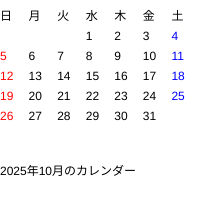
Frame 1 (no input)
Frame 60 (no input): identical to frame 1, image omitted
Frame 120 (the mouse pressed at the canvas centre since frame 60): identical to frame 1, image omitted

The p5.js sketch that drew this single still picture (run headless with seeded random() and noise() and a simulated clock; from frame 60 on, the mouse is pressed at the canvas centre):

// p5.js sketch
// ── sketch.js
// カレンダーを描画しよう
let year = 2025
let month = 10
function setup(){
  
  createCanvas(200, 200);
  drawCalendar(2025, 10);
  createButton("←").mousePressed(prevMonth);
  createButton("→").mousePressed(nextMonth);
}
function draw(){
  background(255);
  drawCalendar(year,month);
  fill(0)
  text(year+'年'+month+'月のカレンダー',0,175)
}

function drawCalendar(y, m){
  for(let i = 0; i < 7; i++){
    const x = i * width / 7;
    const Y = 20;
   
    stroke(255);
    text(dayOfWeekAsString(i), x, Y);
    
    }

  let dow = dayOfWeek(y, m, 1);
  for(let d = 1; d <= daysInMonth(y, m); d++){
    // BLANK[3] まずは daysInYear, dayOfWeek を作ろう
  
  let index = dow + d - 1;

  let col = index % 7;
  let row = floor(index / 7);

  let x = col * width/7;
  let yp = 40 + row * 20;
  
  
  if(col == 0){
    fill(255,0,0);
  }
  else if(col == 6){
    fill(0,0,255);

  }
  else{
    fill(0);
  }
  
  
  text(d, x, yp);
  }
}

function isLeapYear(y){
  return (y % 4 == 0) && (y % 100 != 0) || (y % 400 == 0);
}

function daysInYear(y){
  return isLeapYear(y) ? 366 : 365;
}

function daysInMonth(y, m){
  if(m == 2){
    return isLeapYear(y) ? 29 : 28;
  }
  else if(m == 4 || m == 6 || m == 9 || m == 11){
    return 30;
  }
  else{
    return 31;
  }
}

function dayOfYear(y, m, d){
  let count = 0;
  for(let i = 1; i < m; i++){
    count += daysInMonth(y, i);
  }
  return count + d;
}

function dayOfWeek(y, m, d){
  // BLANK[2] hint: 曜日がわかる日からの経過日数を求め7の剰余を取る　たとえば1970年1月1日木曜日
  let count = 0;
  for(i=1970;i<y;i++){
    count += daysInYear(i);
  }
  count += dayOfYear(y, m, d) - 1;
  return (count + 4) % 7;
}

function dayOfWeekAsString(dow){
  const a = ["日", "月", "火", "水", "木", "金", "土"];
  return a[dow]; 
}
function prevMonth(){
  month--;

  if(month < 1){
    month = 12;
    year--;
  }
}

function nextMonth(){
  month++;

  if(month > 12){
    month = 1;
    year++;
  }
}
